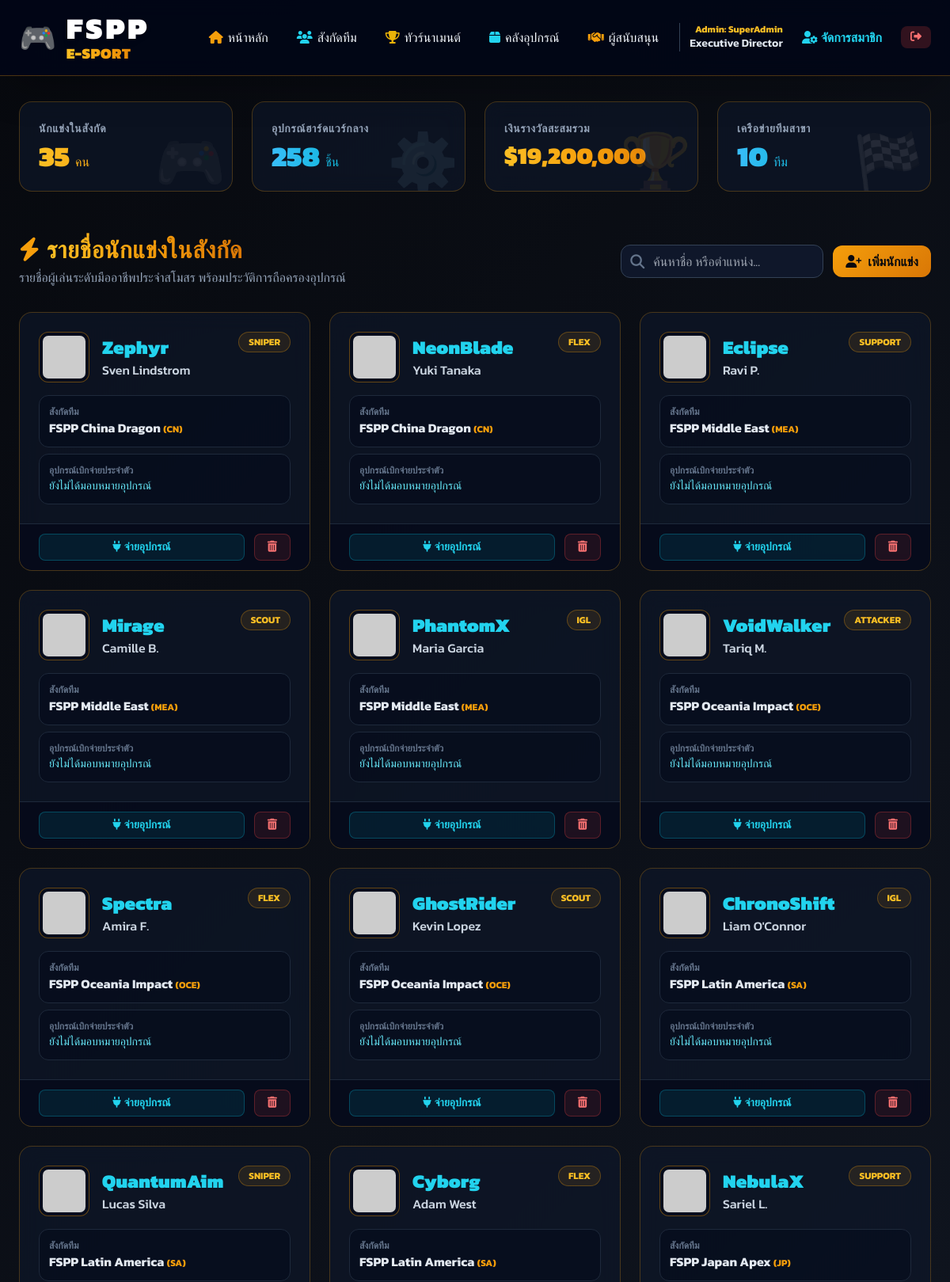
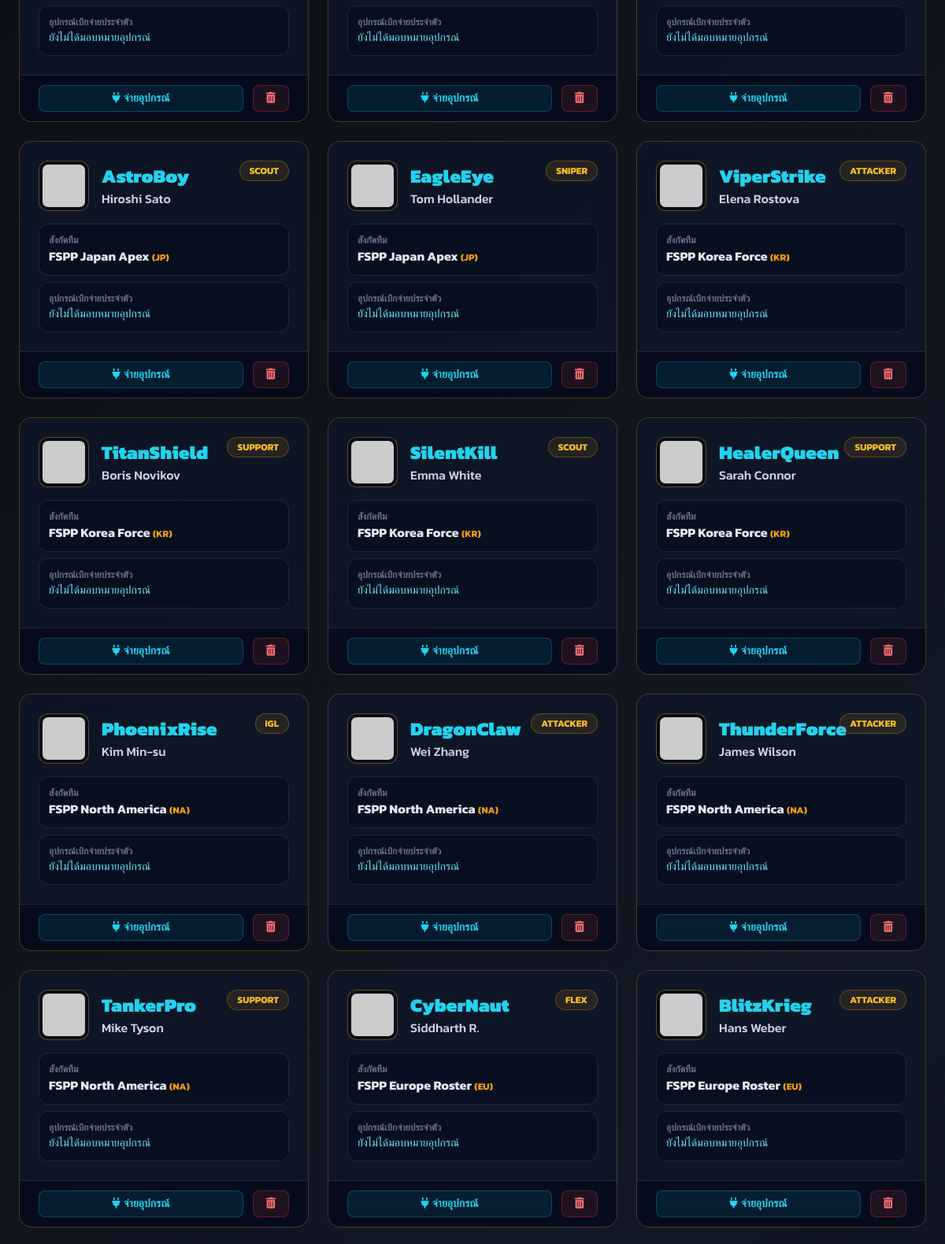
The page / (signed in, upper part) on the database its author committed (2 pictures, top to bottom).
### tables this page shows
CREATE TABLE Members (
            member_id INTEGER PRIMARY KEY AUTOINCREMENT,
            username TEXT UNIQUE NOT NULL,
            email TEXT UNIQUE NOT NULL,
            password_hash TEXT NOT NULL,
            full_name TEXT NOT NULL,
            phone TEXT DEFAULT '-',
            member_role TEXT NOT NULL,
            join_date TEXT NOT NULL,
            avatar_url TEXT NOT NULL
        );

CREATE TABLE Players (
            player_id INTEGER PRIMARY KEY AUTOINCREMENT,
            ign TEXT UNIQUE NOT NULL,
            real_name TEXT NOT NULL,
            role TEXT NOT NULL,
            team_id INTEGER NOT NULL,
            avatar_url TEXT NOT NULL,
            FOREIGN KEY(team_id) REFERENCES Teams(team_id) ON DELETE CASCADE
        );

### app.py (the view)
@app.route('/')
def index():
    conn = get_database_connection()
    players_query = '''
        SELECT p.player_id, p.ign, p.real_name, p.role, p.avatar_url,
               t.team_name, t.region,
               GROUP_CONCAT(gi.item_name || ' (' || gi.category || ')', ', ') AS assigned_gears
        FROM Players p
        LEFT JOIN Teams t ON p.team_id = t.team_id
        LEFT JOIN Player_Gears pg ON p.player_id = pg.player_id
        LEFT JOIN Gear_Inventory gi ON pg.item_id = gi.item_id
        GROUP BY p.player_id
        ORDER BY p.player_id DESC
    '''
    players = conn.execute(players_query).fetchall()
    teams = conn.execute('SELECT * FROM Teams ORDER BY team_name ASC').fetchall()
    inventory = conn.execute('SELECT * FROM Gear_Inventory ORDER BY item_id DESC').fetchall()
    tournaments = conn.execute('SELECT * FROM Tournaments ORDER BY prize_pool DESC').fetchall()
    sponsors = conn.execute('SELECT * FROM Sponsors ORDER BY investment_amt DESC').fetchall()
    members = conn.execute('SELECT * FROM Members ORDER BY join_date DESC').fetchall()
    stats = {
        'total_players': conn.execute('SELECT COUNT(*) FROM Players').fetchone()[0],
        'total_inventory_items': conn.execute('SELECT SUM(stock_qty) FROM Gear_Inventory').fetchone()[0] or 0,
        'total_prize_pool': conn.execute('SELECT SUM(prize_pool) FROM Tournaments').fetchone()[0] or 0.0,
        'total_teams': conn.execute('SELECT COUNT(*) FROM Teams').fetchone()[0]
    }
    conn.close()
    return render_template('index.html', players=players, teams=teams, inventory=inventory, tournaments=tournaments, sponsors=sponsors, stats=stats, members=members)

### app.py (called while the page is built)
def get_database_connection():
    conn = sqlite3.connect(DB_PATH)
    conn.row_factory = sqlite3.Row
    return conn

### templates/index.html (shortened to what this page needs)
<!DOCTYPE html>
<html lang="th">
<head>
    <script src="https://cdn.tailwindcss.com"></script>
    <link rel="stylesheet" href="https://cdnjs.cloudflare.com/ajax/libs/font-awesome/6.4.0/css/all.min.css">
</head>
<body class="pb-20 text-lg">
    <nav class="sticky top-0 z-40 px-6 py-4 bg-slate-950/90 backdrop-blur-md border-b border-amber-500/30 shadow-2xl">
        <div class="max-w-7xl mx-auto flex flex-col md:flex-row justify-between items-center gap-4 md:gap-0">
            <a href="javascript:void(0)" onclick="switchView('view-dashboard')" class="flex items-center space-x-3 hover:opacity-80 transition scale-105 transform origin-left">
                <span class="text-4xl bg-transparent">🎮</span>
                <div>
                    <h1 class="text-3xl md:text-4xl font-black tracking-widest text-white leading-none drop-shadow-md">FSPP</h1>
                    <p class="luxury-text text-lg font-black leading-tight tracking-wide">E-SPORT</p>
                </div>
            </a>
            <div class="flex flex-wrap justify-center items-center gap-1 md:gap-4 text-sm md:text-base font-medium">
                <button onclick="switchView('view-dashboard')" class="hover:text-amber-400 transition py-1 px-2.5">
                    <i class="fas fa-home mr-1.5 text-amber-500"></i>หน้าหลัก
                </button>
                <button onclick="switchView('view-teams')" class="hover:text-amber-400 transition py-1 px-2.5">
                    <i class="fas fa-users mr-1.5 text-cyan-400"></i>สังกัดทีม
                </button>
                <button onclick="switchView('view-tournaments')" class="hover:text-amber-400 transition py-1 px-2.5">
                    <i class="fas fa-trophy mr-1.5 text-yellow-500"></i>ทัวร์นาเมนต์
                </button>
                <button onclick="switchView('view-inventory-page')" class="hover:text-amber-400 transition py-1 px-2.5">
                    <i class="fas fa-box text-cyan-400 mr-1.5"></i>คลังอุปกรณ์
                </button>
                <button onclick="switchView('view-sponsors-page')" class="hover:text-amber-400 transition py-1 px-2.5">
                    <i class="fas fa-handshake text-amber-500 mr-1.5"></i>ผู้สนับสนุน
                </button>
                {% if session.admin_authorized %}
                    <div class="hidden lg:flex flex-col text-right pl-3 border-l border-slate-700">
                        <span class="text-xs text-amber-400 font-bold">Admin: {{ session.active_admin_role }}</span>
                        <span class="text-sm font-semibold text-slate-200">{{ session.active_admin_name }}</span>
                    </div>
                    <button onclick="switchView('view-members')" class="text-cyan-400 hover:text-white font-bold transition px-2">
                        <i class="fas fa-user-cog mr-1"></i>จัดการสมาชิก
                    </button>
                    <a href="/logout" class="bg-red-500/20 hover:bg-red-600 text-red-400 hover:text-white px-3 py-1 rounded-lg text-sm transition">
                        <i class="fas fa-sign-out-alt"></i>
                    </a>
                {% endif %}
            </div>
        </div>
    </nav>
    <main class="max-w-7xl mx-auto px-6 mt-8">
        <div id="view-dashboard" class="spa-view">
            <section class="grid grid-cols-1 md:grid-cols-2 lg:grid-cols-4 gap-6 mb-14">
                <div class="card-glass p-6 rounded-2xl relative overflow-hidden">
                    <div class="text-amber-500/10 absolute right-2 bottom-0 text-7xl font-bold bg-transparent">🎮</div>
                    <p class="text-sm text-slate-400 font-semibold uppercase tracking-wider">นักแข่งในสังกัด</p>
                    <h3 class="luxury-text text-4xl font-black mt-1">{{ stats.total_players }} <span class="text-base font-medium text-slate-400">คน</span></h3>
                </div>
                <div class="card-glass p-6 rounded-2xl relative overflow-hidden">
                    <div class="text-cyan-500/10 absolute right-2 bottom-0 text-7xl font-bold bg-transparent">⚙️</div>
                    <p class="text-sm text-slate-400 font-semibold uppercase tracking-wider">อุปกรณ์ฮาร์ดแวร์กลาง</p>
                    <h3 class="luxury-text-cyan text-4xl font-black mt-1">{{ stats.total_inventory_items }} <span class="text-base font-medium text-slate-400">ชิ้น</span></h3>
                </div>
                <div class="card-glass p-6 rounded-2xl relative overflow-hidden">
                    <div class="text-amber-500/10 absolute right-2 bottom-0 text-7xl font-bold bg-transparent">🏆</div>
                    <p class="text-sm text-slate-400 font-semibold uppercase tracking-wider">เงินรางวัลสะสมรวม</p>
                    <h3 class="luxury-text text-3xl font-black mt-1.5">${{ "{:,.0f}".format(stats.total_prize_pool) }}</h3>
                </div>
                <div class="card-glass p-6 rounded-2xl relative overflow-hidden">
                    <div class="text-purple-500/10 absolute right-2 bottom-0 text-7xl font-bold bg-transparent">🏁</div>
                    <p class="text-sm text-slate-400 font-semibold uppercase tracking-wider">เครือข่ายทีมสาขา</p>
                    <h3 class="luxury-text-cyan text-4xl font-black mt-1">{{ stats.total_teams }} <span class="text-base font-medium text-slate-400">ทีม</span></h3>
                </div>
            </section>
            <section class="mb-14">
                <div class="flex flex-col md:flex-row justify-between items-start md:items-center gap-4 mb-8">
                    <div>
                        <h2 class="text-3xl font-black tracking-wide">
                            <i class="fas fa-bolt text-amber-500 mr-2 bg-transparent"></i><span class="luxury-text">รายชื่อนักแข่งในสังกัด</span>
                        </h2>
                        <p class="text-base text-slate-400 mt-1">รายชื่อผู้เล่นระดับมืออาชีพประจำสโมสร พร้อมประวัติการถือครองอุปกรณ์</p>
                    </div>
                    <div class="flex flex-wrap items-center gap-3 w-full md:w-auto">
                        <div class="relative flex-1 md:w-64">
                            <span class="absolute inset-y-0 left-0 flex items-center pl-3 text-slate-500 bg-transparent"><i class="fas fa-search"></i></span>
                            <input type="text" id="searchPlayerInput" onkeyup="filterContent('searchPlayerInput', 'player-filter-card', 'data-search-key')" placeholder="ค้นหาชื่อ หรือตำแหน่ง..." class="w-full bg-slate-900 border border-slate-700 rounded-xl pl-10 pr-4 py-2 text-base text-slate-100 focus:outline-none focus:border-amber-500">
                        </div>
                        {% if session.admin_authorized %}
                            <button onclick="toggleModal('createPlayerModal')" class="btn-gold px-4 py-2 rounded-xl text-base shadow flex items-center">
                                <i class="fas fa-user-plus mr-2 bg-transparent"></i>เพิ่มนักแข่ง
                            </button>
                        {% endif %}
                    </div>
                </div>
                <div class="grid grid-cols-1 md:grid-cols-2 lg:grid-cols-3 gap-6">
                    {% for p in players %}
                    <div class="card-glass rounded-2xl overflow-hidden flex flex-col justify-between player-filter-card" data-search-key="{{ p.ign }} {{ p.real_name }} {{ p.role }} {{ p.team_name }}">
                        <div class="p-6">
                            <div class="flex justify-between items-start mb-4">
                                <div class="flex items-center space-x-4">
                                    <img src="{{ p.avatar_url }}" class="w-16 h-16 rounded-xl border border-amber-500/40 p-1 bg-slate-950/50 object-cover">
                                    <div>
                                        <h3 class="text-2xl font-black text-cyan-400">{{ p.ign }}</h3>
                                        <p class="text-base font-medium text-slate-300">{{ p.real_name }}</p>
                                    </div>
                                </div>
                                <span class="bg-amber-500/10 border border-amber-500/30 text-amber-400 font-bold px-3 py-1 rounded-full text-xs uppercase">{{ p.role }}</span>
                            </div>
                            <div class="space-y-2 mt-4">
                                <div class="bg-slate-950/40 p-3 rounded-xl border border-slate-800">
                                    <span class="text-xs text-slate-500 font-bold block uppercase">สังกัดทีม</span>
                                    <p class="text-base font-bold text-slate-200">{{ p.team_name or 'ผู้เล่นอิสระ' }} <span class="text-xs text-amber-500">({{ p.region or '-' }})</span></p>
                                </div>
                                <div class="bg-slate-950/40 p-3 rounded-xl border border-slate-800">
                                    <span class="text-xs text-slate-500 font-bold block uppercase">อุปกรณ์เบิกจ่ายประจำตัว</span>
                                    <p class="text-sm font-medium text-cyan-300 mt-0.5 line-clamp-2">{{ p.assigned_gears or 'ยังไม่ได้มอบหมายอุปกรณ์' }}</p>
                                </div>
                            </div>
                        </div>
                        {% if session.admin_authorized %}
                        <div class="bg-slate-950/60 border-t border-slate-800 px-6 py-3 flex space-x-3">
                            <button onclick="document.getElementById('assignPlayerId').value='{{ p.player_id }}'; toggleModal('assignGearModal');" class="flex-1 bg-cyan-500/10 hover:bg-cyan-500/20 border border-cyan-500/30 text-cyan-400 font-bold py-1.5 rounded-lg text-sm transition">
                                <i class="fas fa-plug mr-1 bg-transparent"></i>จ่ายอุปกรณ์
                            </button>
                            <a href="/player/delete/{{ p.player_id }}" onclick="return confirm('เพิกถอนนักแข่ง {{ p.ign }} ออกจากสโมสร?');" class="bg-red-500/10 hover:bg-red-500/20 border border-red-500/30 text-red-400 text-center font-bold py-1.5 px-4 rounded-lg text-sm transition">
                                <i class="fas fa-trash-alt bg-transparent"></i>
                            </a>
                        </div>
                        {% endif %}
                    </div>
                    {% endfor %}
                </div>
            </section>
        </div>
    </main>
</body>
</html>

### templates/index.html (style rules this page uses)
body { font-family: 'Kanit', sans-serif; background-color: #07090E; background: linear-gradient(135deg, #07090E 0%, #121824 50%, #07090E 100%); background-attachment: fixed; color: #F1F5F9; }
.luxury-text { background: linear-gradient(90deg, #FBBF24 0%, #F59E0B 50%, #D97706 100%); background-clip: text; -webkit-background-clip: text; -webkit-text-fill-color: transparent; font-weight: 900; }
.luxury-text-cyan { background: linear-gradient(90deg, #38BDF8 0%, #06B6D4 50%, #0EA5E9 100%); background-clip: text; -webkit-background-clip: text; -webkit-text-fill-color: transparent; font-weight: 900; }
.card-glass { background-color: rgba(15, 23, 42, 0.65); backdrop-filter: blur(12px); border: 1px solid rgba(245, 158, 11, 0.25); transition: all 0.3s ease; }
.btn-gold { background: linear-gradient(135deg, #F59E0B 0%, #D97706 100%); color: #07090E; font-weight: 800; transition: all 0.3s ease; }

### rows shown on the page
Members: active_admin_role "SuperAdmin"
Players: ign "Zephyr", real_name "Sven Lindstrom", role "SNIPER", team_name "FSPP China Dragon", region "CN", assigned_gears "ยังไม่ได้มอบหมายอุปกรณ์", {{ p.player_id }} 35 (drawn)
Players: ign "NeonBlade", real_name "Yuki Tanaka", role "FLEX", team_name "FSPP China Dragon", region "CN", assigned_gears "ยังไม่ได้มอบหมายอุปกรณ์", {{ p.player_id }} 34 (drawn)
Players: ign "Eclipse", real_name "Ravi P.", role "SUPPORT", team_name "FSPP Middle East", region "MEA", assigned_gears "ยังไม่ได้มอบหมายอุปกรณ์", {{ p.player_id }} 33 (drawn)
Players: ign "Mirage", real_name "Camille B.", role "SCOUT", team_name "FSPP Middle East", region "MEA", assigned_gears "ยังไม่ได้มอบหมายอุปกรณ์", {{ p.player_id }} 32 (drawn)
Players: ign "PhantomX", real_name "Maria Garcia", role "IGL", team_name "FSPP Middle East", region "MEA", assigned_gears "ยังไม่ได้มอบหมายอุปกรณ์", {{ p.player_id }} 31 (drawn)
Players: ign "VoidWalker", real_name "Tariq M.", role "ATTACKER", team_name "FSPP Oceania Impact", region "OCE", assigned_gears "ยังไม่ได้มอบหมายอุปกรณ์", {{ p.player_id }} 30 (drawn)
Players: ign "Spectra", real_name "Amira F.", role "FLEX", team_name "FSPP Oceania Impact", region "OCE", assigned_gears "ยังไม่ได้มอบหมายอุปกรณ์", {{ p.player_id }} 29 (drawn)
Players: ign "GhostRider", real_name "Kevin Lopez", role "SCOUT", team_name "FSPP Oceania Impact", region "OCE", assigned_gears "ยังไม่ได้มอบหมายอุปกรณ์", {{ p.player_id }} 28 (drawn)
Players: ign "ChronoShift", real_name "Liam O'Connor", role "IGL", team_name "FSPP Latin America", region "SA", assigned_gears "ยังไม่ได้มอบหมายอุปกรณ์", {{ p.player_id }} 27 (drawn)
Players: ign "QuantumAim", real_name "Lucas Silva", role "SNIPER", team_name "FSPP Latin America", region "SA", assigned_gears "ยังไม่ได้มอบหมายอุปกรณ์", {{ p.player_id }} 26 (drawn)
Players: ign "Cyborg", real_name "Adam West", role "FLEX", team_name "FSPP Latin America", region "SA", assigned_gears "ยังไม่ได้มอบหมายอุปกรณ์", {{ p.player_id }} 25 (drawn)
Players: ign "NebulaX", real_name "Sariel L.", role "SUPPORT", team_name "FSPP Japan Apex", region "JP", assigned_gears "ยังไม่ได้มอบหมายอุปกรณ์", {{ p.player_id }} 24 (drawn)
Players: ign "AstroBoy", real_name "Hiroshi Sato", role "SCOUT", team_name "FSPP Japan Apex", region "JP", assigned_gears "ยังไม่ได้มอบหมายอุปกรณ์", {{ p.player_id }} 23 (drawn)
Players: ign "EagleEye", real_name "Tom Hollander", role "SNIPER", team_name "FSPP Japan Apex", region "JP", assigned_gears "ยังไม่ได้มอบหมายอุปกรณ์", {{ p.player_id }} 22 (drawn)
Players: ign "ViperStrike", real_name "Elena Rostova", role "ATTACKER", team_name "FSPP Korea Force", region "KR", assigned_gears "ยังไม่ได้มอบหมายอุปกรณ์", {{ p.player_id }} 21 (drawn)
Players: ign "TitanShield", real_name "Boris Novikov", role "SUPPORT", team_name "FSPP Korea Force", region "KR", assigned_gears "ยังไม่ได้มอบหมายอุปกรณ์", {{ p.player_id }} 20 (drawn)
Players: ign "SilentKill", real_name "Emma White", role "SCOUT", team_name "FSPP Korea Force", region "KR", assigned_gears "ยังไม่ได้มอบหมายอุปกรณ์", {{ p.player_id }} 19 (drawn)
Players: ign "HealerQueen", real_name "Sarah Connor", role "SUPPORT", team_name "FSPP Korea Force", region "KR", assigned_gears "ยังไม่ได้มอบหมายอุปกรณ์", {{ p.player_id }} 18 (drawn)
Players: ign "PhoenixRise", real_name "Kim Min-su", role "IGL", team_name "FSPP North America", region "NA", assigned_gears "ยังไม่ได้มอบหมายอุปกรณ์", {{ p.player_id }} 17 (drawn)
Players: ign "DragonClaw", real_name "Wei Zhang", role "ATTACKER", team_name "FSPP North America", region "NA", assigned_gears "ยังไม่ได้มอบหมายอุปกรณ์", {{ p.player_id }} 16 (drawn)
Players: ign "ThunderForce", real_name "James Wilson", role "ATTACKER", team_name "FSPP North America", region "NA", assigned_gears "ยังไม่ได้มอบหมายอุปกรณ์", {{ p.player_id }} 15 (drawn)
Players: ign "TankerPro", real_name "Mike Tyson", role "SUPPORT", team_name "FSPP North America", region "NA", assigned_gears "ยังไม่ได้มอบหมายอุปกรณ์", {{ p.player_id }} 14 (drawn)
Players: ign "CyberNaut", real_name "Siddharth R.", role "FLEX", team_name "FSPP Europe Roster", region "EU", assigned_gears "ยังไม่ได้มอบหมายอุปกรณ์", {{ p.player_id }} 13 (drawn)
Players: ign "BlitzKrieg", real_name "Hans Weber", role "ATTACKER", team_name "FSPP Europe Roster", region "EU", assigned_gears "ยังไม่ได้มอบหมายอุปกรณ์", {{ p.player_id }} 12 (drawn)

### other values the page prints
{{ session.active_admin_name }} "Executive Director"
{{ stats.total_players }} "35"
{{ stats.total_inventory_items }} "258"
{{ "{:,.0f}".format(stats.total_prize_pool) }} "19,200,000"
{{ stats.total_teams }} "10"
